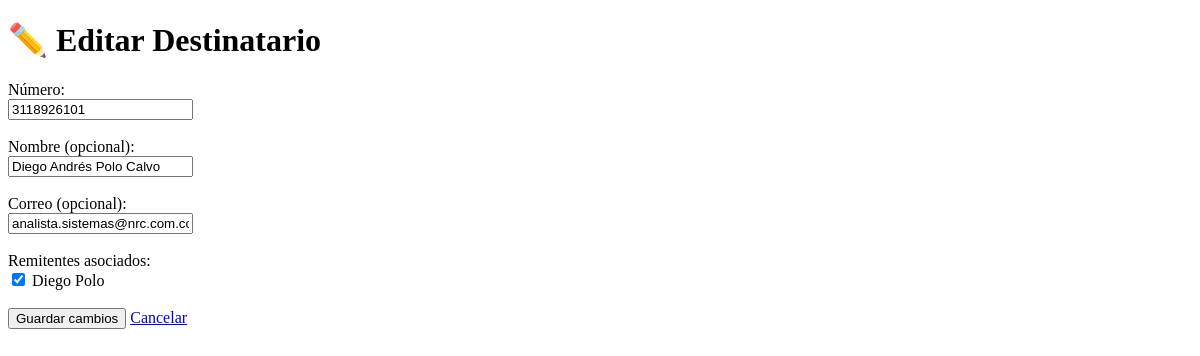
Before: /destinatarios/editar/1 (signed in) with the older database file.
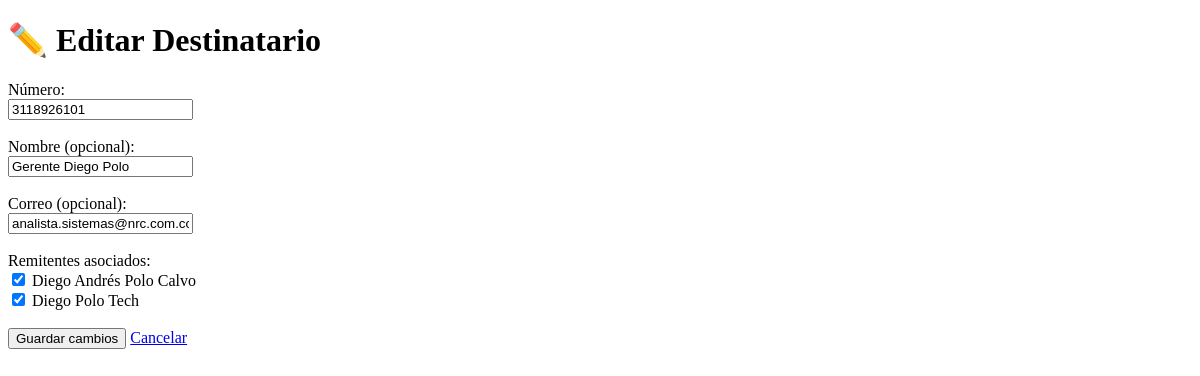
After: the same page with the newer database file.
### app/models.py (models this page shows)
class Destinatario(db.Model):
    __tablename__ = 'destinatarios'
    id = db.Column(db.Integer, primary_key=True)
    numero = db.Column(db.String(20), nullable=False)
    correo = db.Column(db.String(255), nullable=True)  # ← NUEVO
    nombre = db.Column(db.String(255), nullable=True)
    remitentes = db.relationship(
        'Remitente',
        secondary=remitente_destinatario,
        back_populates='destinatarios'
    )

class Remitente(db.Model):
    __tablename__ = 'remitentes'
    id = db.Column(db.Integer, primary_key=True)
    email = db.Column(db.String(255), nullable=False)
    nombre = db.Column(db.String(255), nullable=True)
    activo = db.Column(db.Boolean, default=True)
    tipo = db.Column(db.String(50), nullable=False)  # puede ser 'correo' o 'dominio'
    destinatarios = db.relationship(
        'Destinatario',
        secondary=remitente_destinatario,
        back_populates='remitentes'
    )

### app/routes/destinatarios.py (the view, shortened to what this page needs)
@destinatarios_bp.route("/editar/<int:id>", methods=["GET", "POST"])
@login_required
def editar_destinatario(id):
    destinatario = Destinatario.query.get_or_404(id)
    remitentes = Remitente.query.all()
    return render_template("destinatarios/editar.html", destinatario=destinatario, remitentes=remitentes)

### app/routes/main.py (called while the page is built)
@login_manager.user_loader
def load_user(user_id):
    return Usuario.query.get(int(user_id))

### app/templates/destinatarios/editar.html (shortened to what this page needs)
<!DOCTYPE html>
<html lang="es">
<head>
</head>
<body>
    <h1>✏️ Editar Destinatario</h1>
    <form method="POST">
        <label>Número:</label><br>
        <input type="text" name="numero" value="{{ destinatario.numero }}" required><br><br>
        <label>Nombre (opcional):</label><br>
        <input type="text" name="nombre" value="{{ destinatario.nombre }}"><br><br>
        <label>Correo (opcional):</label><br>
        <input type="email" name="correo" value="{{ destinatario.correo }}"><br><br>
        <label>Remitentes asociados:</label><br>
        {% for remitente in remitentes %}
            <input type="checkbox" name="remitentes" value="{{ remitente.id }}"
                {% if remitente in destinatario.remitentes %}checked{% endif %}>
            {{ remitente.nombre or remitente.email }}<br>
        {% endfor %}
        <br>
        <button type="submit">Guardar cambios</button>
        <a href="{{ url_for('destinatarios.lista_destinatarios') }}">Cancelar</a>
    </form>
</body>
</html>

Changed rows visible on the page:
changed Destinatario "analista.sistemas@nrc.com.co": nombre "Diego Andrés Polo Calvo" → "Gerente Diego Polo"
changed Remitente: nombre "Diego Polo" → "Diego Andrés Polo Calvo"
added Remitente: remitentes "☑", nombre "Diego Polo Tech"
